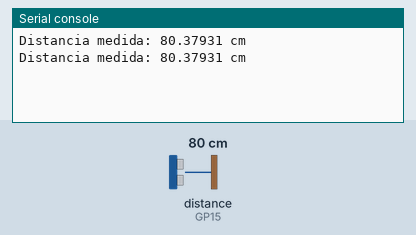
A program run on a simulated Raspberry Pi Pico running MicroPython. Shown: the last lines printed to the serial console. Inputs (shaded band) come from the test bench; at power-on: distance to the obstacle (sensor on GP15) 80 cm. The echo pulse lasts 58.3 µs per cm.

Above: at 1.2 s.
1.3 s: distance to the obstacle (sensor on GP15) set to 2 cm
At 2.6 s:
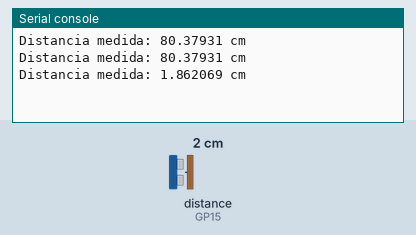
2.8 s: distance to the obstacle (sensor on GP15) set to 4 cm
At 3.8 s:
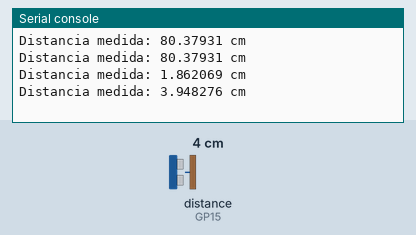
Timing chart, 0 to 5.8 s (numbered marks = the images above; inputs shaded):
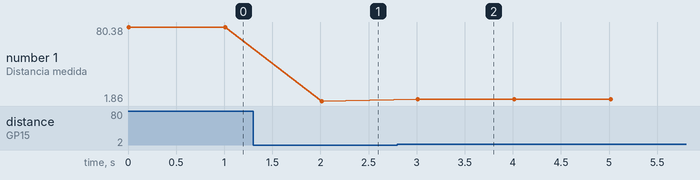

The program:

main.py
```python
# GEEK FACTORY - Dale vuelo a tus proyectos
# https://www.geekfactory.mx
#
# Ejemplo para medir distancia con el sensor ultrasónico HC-SR04 y la Raspberry Pi Pico,
# el resultado de la medición se muestra en la terminal serial.
#

# importar los módulos de python necesarios para que este programa funcione
import machine, time

# pines "echo" y "trigger" para la interfaz con el sensor
pinecho = machine.Pin(15, machine.Pin.IN)
pintrig = machine.Pin(16, machine.Pin.OUT)

# Definir una función que realiza la medición de distancia con el sensor ultrasónico
# y retorna el resultado al código que la llama.
def read_ultrasonic():
    # esperar un poco antes de enviar el pulso de disparo
    pintrig(0)
    time.sleep_us(10)
    # enviar pulso de disparo de 10 uS
    pintrig(1)
    time.sleep_us(10)
    pintrig(0)

    # a continuación mediremos el puso de eco
    # esperamos mientras comienza el pulso alto
    while pinecho() == 0:
        pass
    # almacenar en una variable el tiempo en el que inicia el pulso en el pin "echo"
    toff = time.ticks_us()

    # esperamos mientras el pulso está en nivel alto
    while pinecho() == 1:
        pass
    # almacenar en una variable el tiempo en el que termina el pulso en el pin "echo"
    ton = time.ticks_us()

    # calcular la duración del pulso de eco
    elapsedtime = ton - toff

    # calcular la distancia en centímetros
    dist = elapsedtime / 58

    # devolvemos la distancia que acabamos de calcular dentro de la función
    return dist

while True:
    # llamamos a la función de medición
    distance = read_ultrasonic()
    # imprimimos la distancia
    print(f'Distancia medida: {distance} cm')
    # esperamos un segundo
    time.sleep(1)
```

Measured:
- after the input at 1.3 s, the serial console: prints a new line after 0.71 s (image 1)
- after the input at 2.8 s, the serial console: prints a new line after 0.21 s (image 2)
- plotted number 1: 80.38 → 1.86 after the input at 1.3 s, 1.86 → 3.95 after the input at 2.8 s
